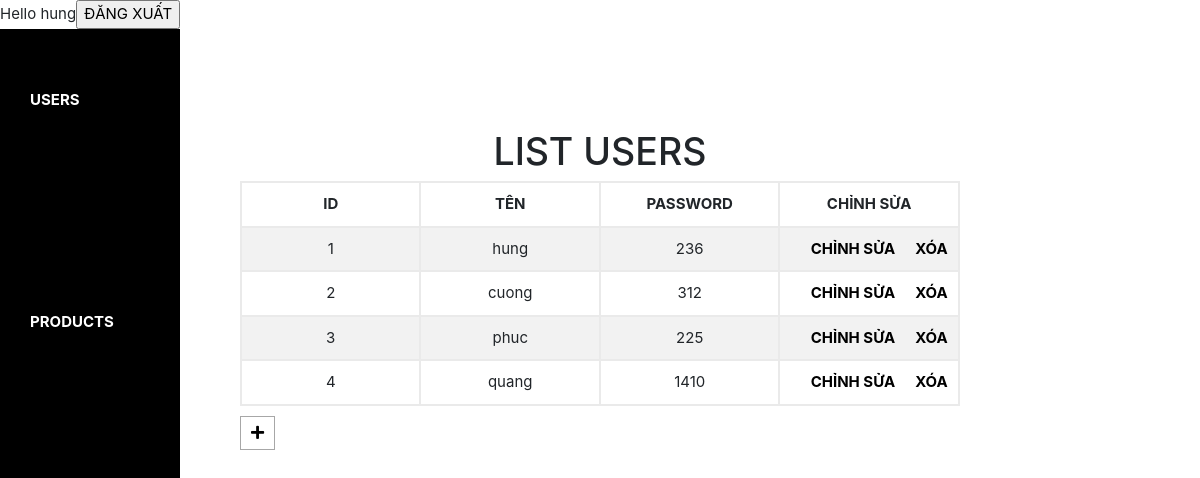
/chinhsua.php (signed in), run on the app's committed database.
### tables this page shows
CREATE TABLE `user` (
  `id` varchar(32) NOT NULL,
  `name` varchar(32) NOT NULL,
  `password` varchar(32) NOT NULL
);

### chinhsua.php (the view, shortened to what this page needs)
<!DOCTYPE html>
<html lang="en">
<?php
    include("connect.php");
    $sqlu = "SELECT * FROM user";
    $user = mysqli_query($conn, $sqlu);
?>
<head>
    <link rel="stylesheet" href="node_modules/bootstrap/dist/css/bootstrap.min.css">
    <link rel="stylesheet" href="css/hover.css">
    <link href="https://use.fontawesome.com/releases/v5.0.8/css/all.css" rel="stylesheet">
    <link rel="stylesheet" href="css/style.css">
</head>
<body>
    <form action="index.php" method="post" class="signout">
                    <?php echo "Hello ".$_SESSION['name'] ?><input type="submit" name="signout" value="ĐĂNG XUẤT" />
                </form>
    <div class="box">
        <div class="side_bar">
            <ul>
                <li class="user">USERS</li>
                <li class="pro">PRODUCTS</li>
            </ul>
        </div>
        <div class="table_aside">
            <div class="user_edit active">
                <h1>LIST USERS</h1>
                <table>
                    <tr>
                        <th>ID</th>
                        <th>TÊN</th>
                        <th>PASSWORD</th>
                        <th>CHỈNH SỬA</th>
                    </tr>
                     <?php while($rowUser = mysqli_fetch_array($user))
                    {
                    ?>
                    <tr>
                        <td><?php echo $rowUser["id"]; ?></td>
                        <td><?php echo $rowUser["name"]; ?></td>
                        <td><?php echo $rowUser["password"]; ?></td>
                        <td><a href="edit_user.php?id=<?php echo $rowUser["id"]; ?>&n=<?php echo $rowUser["name"]; ?>&p=<?php echo $rowUser["password"]; ?>">CHỈNH SỬA</a><a href="delete_user.php?p=<?php echo $rowUser["id"]; ?>">XÓA</a></td>
                    </tr>
                    <?php
                    }
                    ?>
                </table>
                <a class="add" href="insert_user.php"><i class="fas fa-plus"></i></a>
            </div>
        </div>
    </div>
</body>
</html>

### css/style.css (style rules this page uses)
* { font-size: 15px; }
.active { visibility: visible; animation: show 0.5s ease-in-out; animation-fill-mode: forwards; }
.box { display: flex; }
.box .side_bar { height: 100vh; width: 15vw; background: black; position: fixed; }
.box .side_bar ul { list-style: none; padding: 0; display: flex; flex-direction: column; }
.box .side_bar ul li { color: white; font-weight: bold; margin-bottom: 10vh; cursor: pointer; padding: 60px 30px; }
.box .table_aside { overflow: scroll; }
.box .table_aside .user_edit, .box .table_aside .product_edit { display: none; width: 60%; margin: 100px auto; }
.box .table_aside .user_edit h1, .box .table_aside .product_edit h1 { text-align: center; }
.box .table_aside .user_edit table, .box .table_aside .product_edit table { width: 100%; border: 2px solid #eaeaea; text-align: center; table-layout: fixed; }
.box .table_aside .user_edit table tr, .box .table_aside .product_edit table tr { border: 2px solid #eaeaea; }
.box .table_aside .user_edit table tr:nth-child(even), .box .table_aside .product_edit table tr:nth-child(even) { background-color: #f2f2f2; }
.box .table_aside .user_edit table tr th, .box .table_aside .user_edit table tr td, .box .table_aside .product_edit table tr th, .box .table_aside .product_edit table tr td { border: 2px solid #eaeaea; padding: 10px; }
.box .table_aside .user_edit table tr th a, .box .table_aside .user_edit table tr td a, .box .table_aside .product_edit table tr th a, .box .table_aside .product_edit table tr td a { margin-left: 20px; color: black; font-weight: bold; text-decoration: none; }
.box .table_aside .user_edit .add, .box .table_aside .product_edit .add { display: inline-block; color: black; padding: 5px 10px; margin: 10px 0; background: white; outline: none; border: 1px solid #a7a7a7; }
.box .table_aside .active { display: block; transition: all 0.4s ease-in-out; }

### data on the page
user: id "1", name "hung", password "236"
user: id "2", name "cuong", password "312"
user: id "3", name "phuc", password "225"
user: id "4", name "quang", password "1410"

### other printed values
$_SESSION['name'] "hung"
